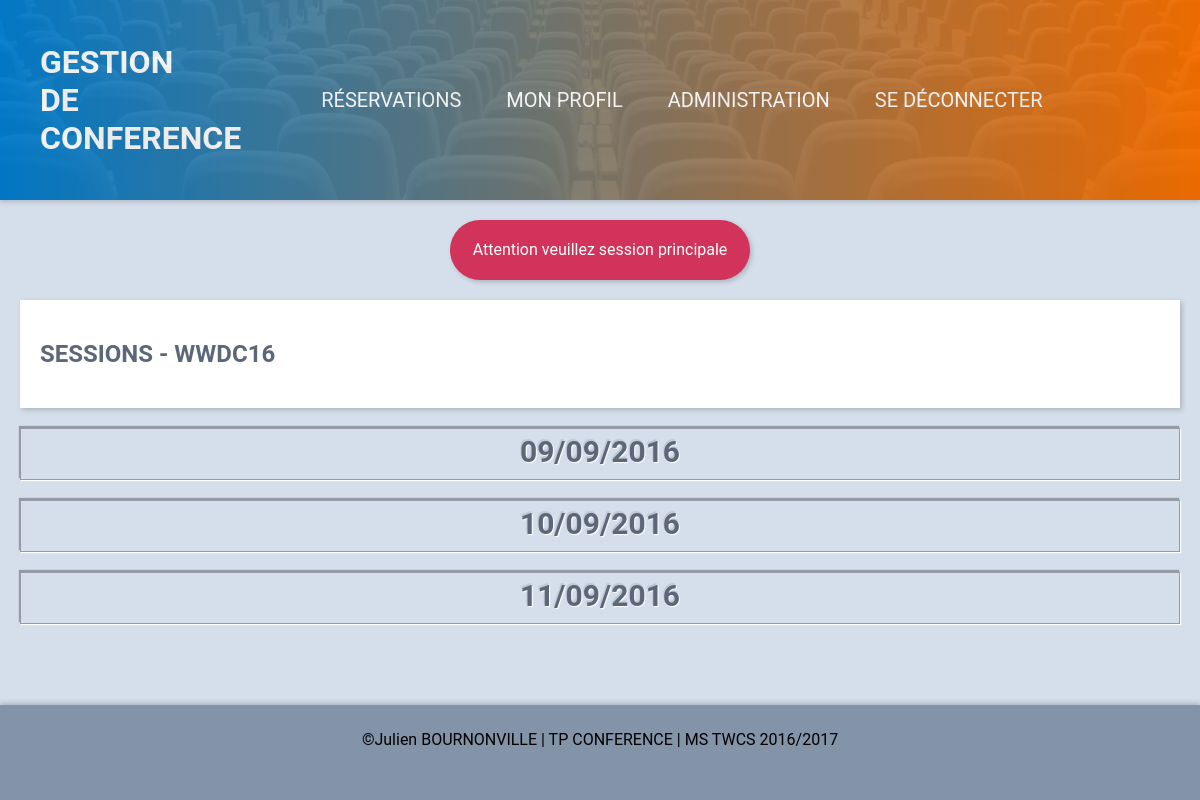
Screenshot of /sessions.php?eventId=1 (signed in) with the database file from the repository.
### tables this page shows
CREATE TABLE events
(
  id                   INT PRIMARY KEY AUTO_INCREMENT,
  event                VARCHAR(100),
  address              VARCHAR(255),
  description          TEXT,
  eventDate            DATE,
  duration             INT,
  nbSlotsPerDay        INT,
  nbSpeakerMaxByModule INT,
  bookingOpen          BOOLEAN         DEFAULT FALSE
);

### class/Database.php (called while the page is built, shortened)
<?php
class Database
{
    private $connection;
    public function __construct($login, $password, $databaseName, $host)
    {
        $this->connection = new PDO("mysql:dbname=$databaseName;host=$host", $login, $password);
        $this->connection->setAttribute(PDO::ATTR_DEFAULT_FETCH_MODE, PDO::FETCH_OBJ);
        $this->connection->setAttribute(PDO::ATTR_ERRMODE, PDO::ERRMODE_EXCEPTION);
    }
    public function query($query, $params = false)
    {
        if ($params) {
            $res = $this->connection->prepare($query);
            $res->execute($params);
        } else {
            $res = $this->connection->query($query);
        }
        return $res;
    }
}

### class/Events.php (called while the page is built, shortened)
<?php
class Events extends Table
{
    public static function getEventDays($db, $idEvent)
    {
        $event = $db->query("SELECT * FROM event_booking.events WHERE id = ?", [$idEvent])->fetch();
        $startDate = $event->eventDate;
        $nbDays = $event->duration;
        $days = [];
        for ($i = 0; $i < $nbDays; $i++) {
            $date = new DateTime($startDate);
            $date->add(new DateInterval("P" . $i . "D"));
            $days[] = $date->format("Y-m-d");
        }
        return $days;
    }
}

### class/Table.php (called while the page is built, shortened)
<?php
class Table
{
    protected static $table;
    public static function getById($db, $id)
    {
        $req = $db->query("SELECT * from " . static::$table . " WHERE id = ?", [$id]);
        return $req->fetch();
    }
}

### class/Users.php (called while the page is built, shortened)
<?php
class Users extends Table
{
    private static $instance;
    public static function getInstance($userId, $db)
    {
        if (is_null(self::$instance)) {
            $user = $db->query("SELECT * FROM users WHERE id = ?", [$userId])->fetch();
            self::$instance = new Users($user);
        }
        return self::$instance;
    }
}

### inc/app.php (called while the page is built, shortened)
<?php
$session = Session::getInstance();
$db = App::dbConnection();
$auth = Users::getInstance($session->getParams('user'), $db);

### class/App.php (called while the page is built, shortened)
<?php
class App
{
    public static function dateFormat($date)
    {
        $datec = date_create($date);
        return date_format($datec, 'd/m/Y');
    }
}

### sessions.php (the view, shortened to what this page needs)
<?php
require 'inc/app.php';
$idEvent = $_GET['eventId'];
$event = Events::getById($db, $idEvent);
$days = Events::getEventDays($db, $idEvent);
require 'inc/header.php';
?>
<div class="page-content">
    <h2>Sessions - <?= $event->event ?></h2>
</div>
<?php
foreach ($days as $day) {
    ?>
    <div class="body-content">
        <h3><?= App::dateFormat($day) ?></h3>
    </div>
    <?php
}
?>
<?php
require 'inc/footer.php';
?>

### css/main1.css (style rules this page uses)
html { height: 100%; }
body { min-height: 100%; padding: 0 0 100px; margin: 0; font-family: Roboto, sans-serif; background-color: #D5DFEB; box-sizing: border-box; position: relative; }
h1, h2, h3 { text-transform: uppercase; }
.page-content { margin: 20px; padding: 20px; width: auto; background-color: #fff; color: #5C677A; box-shadow: 2px 2px 5px rgba(0, 0, 0, 0.2); }
.body-content { margin: 0 20px 20px; border: solid 1px rgba(0, 0, 0, 0.3); box-shadow: -1px -2px 1px rgba(0, 0, 0, 0.3), 1px 1px 1px white; }
.body-content h3, .body-content h4 { margin: 5px 0 10px; color: #5C677A; font-weight: bolder; text-align: center; text-shadow: -1px -2px 1px rgba(0, 0, 0, 0.1), 1px 1px 1px white; }
.body-content h3 { font-size: 30px; }

### rows the page displays
events: event "WWDC16", eventDate "09/09/2016", eventDate "10/09/2016", eventDate "11/09/2016"

### other values shown
$message "Attention veuillez session principale"
